Frame 1 (no input): blank canvas, image omitted
Frame 60 (the mouse pressed at the canvas centre just before this capture): blank canvas, image omitted
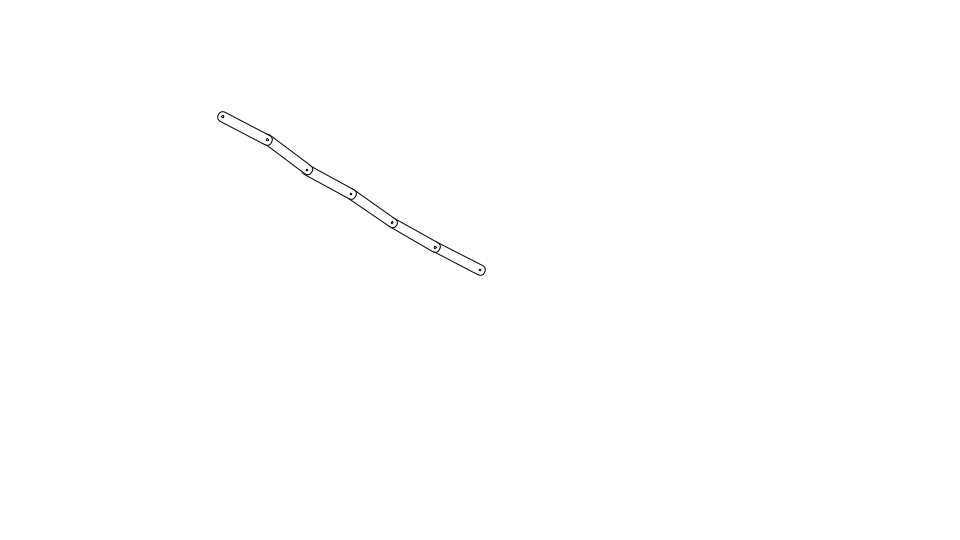
Frame 120 (the mouse held since frame 60 and released just before this capture)

The Processing sketch whose frames 1 and 60 were blank and that drew this single picture after the mouse press (run headless with seeded random() and noise(); from frame 60 on, the mouse is pressed at the canvas centre):

// Processing sketch: MultiSegmentDrag
// ── MultiSegmentDrag.pde
Segment[] segments;
static final int numSegments = 6;

void setup() {
  size(960, 540);
  frameRate(30);
  initialize();
}

void initialize() {
  smooth();
  segments = new Segment[numSegments];
  for(int i=0; i<numSegments; i++) {
    segments[i] = new Segment(50, 10); 
  }
}

void draw() {
  background(255);

  drag(segments[0], mouseX, mouseY);
  for(int i=1; i<numSegments; i++){
    Segment segmentA = segments[i];
    Segment segmentB = segments[i - 1];
    drag(segmentA, segmentB.x, segmentB.y);
  }
  for(int i=0; i<numSegments; i++){
    segments[i].update();
  }
}

void drag(Segment segment, float xpos, float ypos) {
  float dx = xpos - segment.x;
  float dy = ypos - segment.y;
  float angle = atan2(dy, dx);
  segment.rotation = angle * 180 / PI;
  float w = segment.getPin().x - segment.x;
  float h = segment.getPin().y - segment.y;
  segment.x = xpos - w;
  segment.y = ypos - h;
}

////////////////////////////////

class Segment extends Sprite {
  float segmentWidth, segmentHeight;
  float vx, vy;
  
  Segment(float segmentWidth, float segmentHeight) {
    super();
    this.segmentWidth = segmentWidth;
    this.segmentHeight = segmentHeight;
  }
  
  void draw() {
    rect(-segmentHeight / 2,  -segmentHeight / 2, segmentWidth + segmentHeight, segmentHeight, segmentHeight, segmentHeight, segmentHeight, segmentHeight);
    ellipse(0, 0, 2, 2);
    ellipse(segmentWidth, 0, 2, 2);
  }
  
  Point getPin() {
    float angle = rotation * PI / 180;
    float xPos = x + cos(angle) * segmentWidth;
    float yPos = y + sin(angle) * segmentWidth;
    return new Point(xPos, yPos);  
  }
}

////////////////////////////////

class Sprite extends Object {
  float x, y;
  float scaleX, scaleY;
  float width, height;
  float rotation;
  boolean visible;
  color strokeColor;
  color fillColor;
  Boolean isStroke;
  Boolean isFill;
  Boolean isRollOver;
  Boolean locked;
  float xoff, yoff;
 
  Sprite() {
    super();
    scaleX = 1.0;
    scaleY = 1.0;
    strokeColor = color(0);
    fillColor = color(0);
    isStroke = false;
    isFill = false;
    isRollOver = false;
    locked = false;
    visible = true;
  }
  
  void update() {
    if(! visible) return;
    pushMatrix();
    if(locked){
      x = mouseX - xoff;
      y = mouseY - yoff;
    }  
    translate(x, y);
    scale(scaleX, scaleY);
    rotate(rotation * PI / 180.0);
    if(isStroke) stroke(strokeColor);
    if(isFill) fill(fillColor);
    draw();
    popMatrix();
  }
  
  void setStrokeColor(color strokeColor) {
    this.strokeColor = strokeColor;
    isStroke = true;
  }
  
  void setFillColor(color fillColor) {
    this.fillColor = fillColor;
    isFill = true;
  }
  
  void startDrag() {
    if(isRollOver){
      locked = true;
      xoff = mouseX - x;
      yoff = mouseY - y;
    }
  }
  
  void stopDrag() {
    locked = false;
  }
  
  void draw() {}
}

////////////////////////////////

class Point extends Object {
  float x, y;
  
  Point(float x, float y) {
    super();
    this.x = x;
    this.y = y;
  }
}

////////////////////////////////

class Object {
  Object() {}
}
